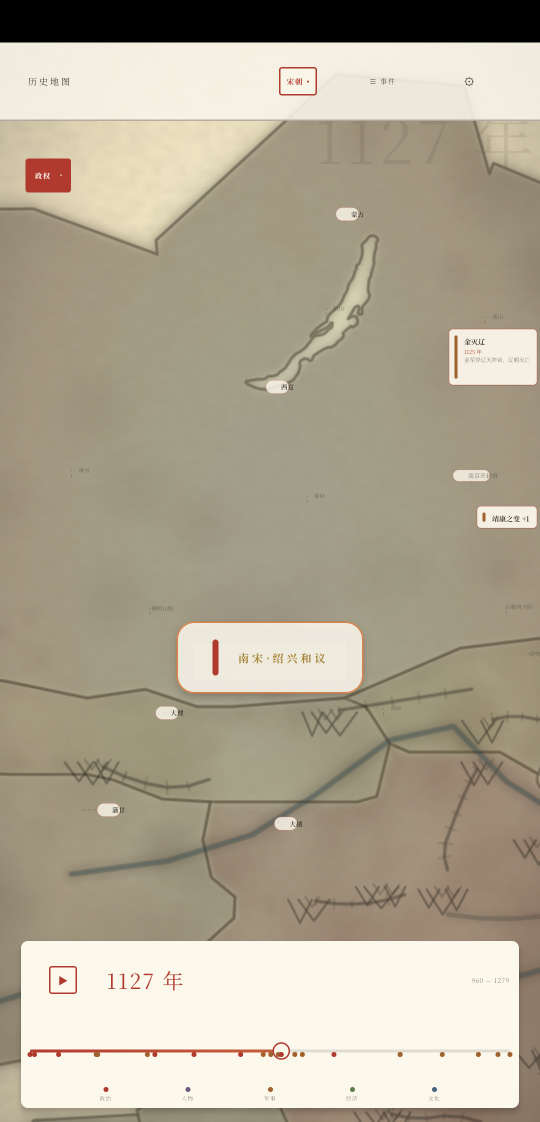
#> input picture artifacts/acceptance/bubble.png, 1080 x 2244 px (shown at 1/2 size)
$ python _analyze_img3.py ../../artifacts/acceptance/bubble.png
#> lines starting #> are read from the running program, lines starting #| are printed output that depends on the picture
# -*- coding: utf-8 -*-
import sys
from PIL import Image
from collections import Counter

def hexc(c):
    return '#%02x%02x%02x' % (c[0], c[1], c[2])

def analyze(path):
#> called with path = '../../artifacts/acceptance/bubble.png'
    im = Image.open(path).convert('RGB')
    W, H = im.size
#> W = 1080; H = 2244
    name = path.replace('\\', '/').split('/')[-1]
    print('=== %s | %dx%d ===' % (name, W, H))
#| === bubble.png | 1080x2244 ===
    sw, sh = 350, 350 * H // W
#> sw = 350; sh = 727
    small = im.resize((sw, sh))
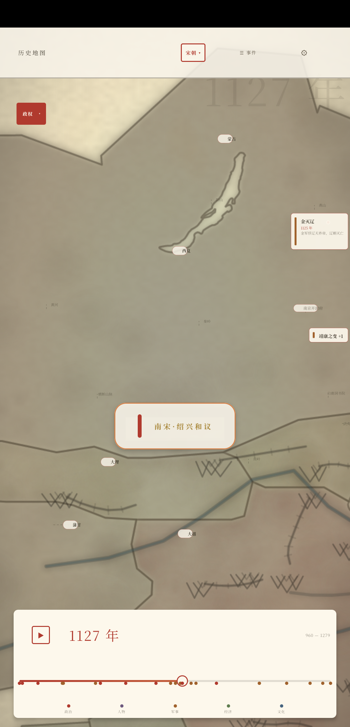
#> small: PIL image 350x727 RGB; mean R, G, B 175.4, 166.6, 147
#> (the run stopped early here; a loop or call above may not have finished)

$ run again, on artifacts/acceptance/event-log.png
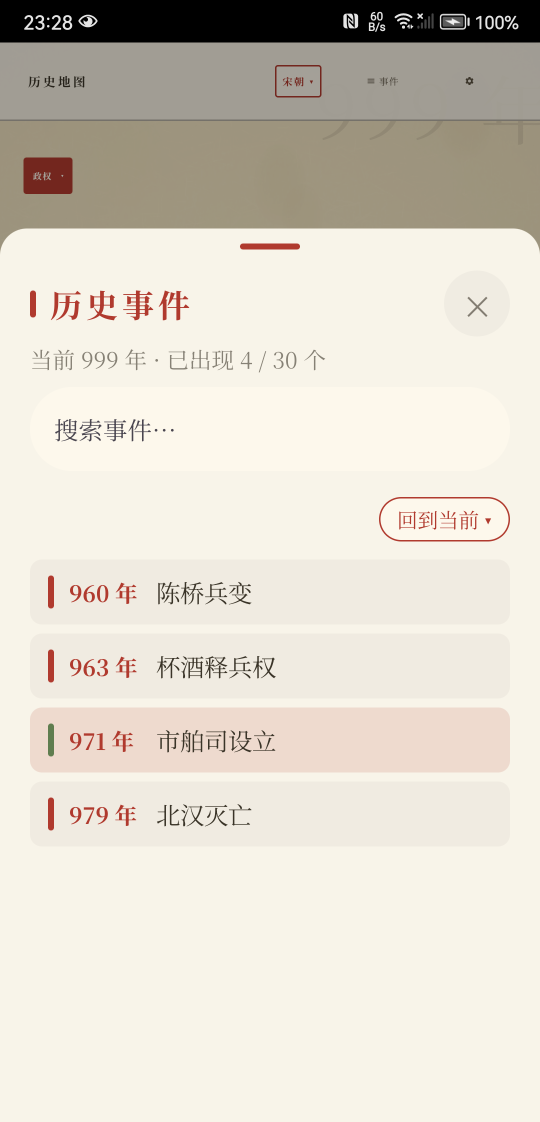
#> input picture artifacts/acceptance/event-log.png, 1080 x 2244 px (shown at 1/2 size)
#| === event-log.png | 1080x2244 ===
#> in analyze, `small = im.resize((sw, sh))`:
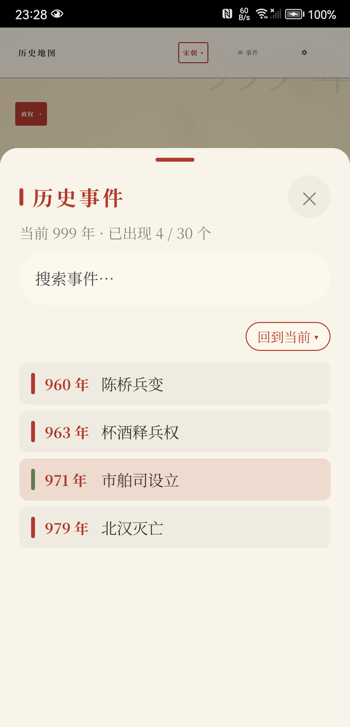
#> small: PIL image 350x727 RGB; mean R, G, B 221, 214.6, 203.1

$ run again, on artifacts/acceptance/landscape.png
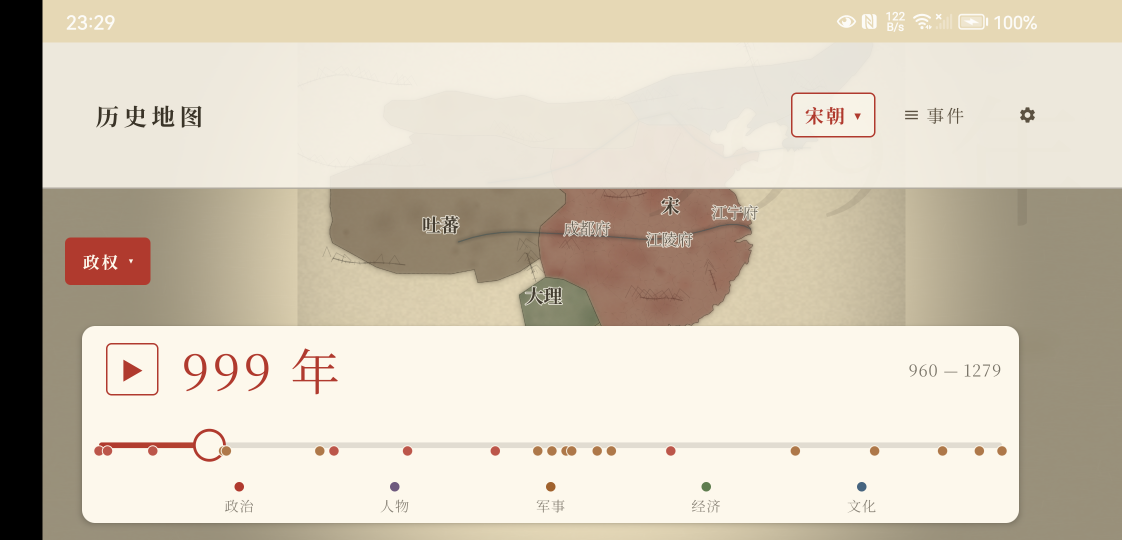
#> input picture artifacts/acceptance/landscape.png, 2244 x 1080 px (shown at 1/2 size)
#| === landscape.png | 2244x1080 ===
#> in analyze, `small = im.resize((sw, sh))`:
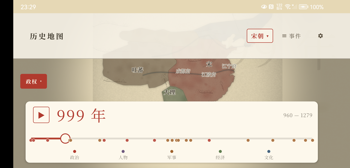
#> small: PIL image 350x168 RGB; mean R, G, B 210.1, 200.4, 183.3

$ run again, on artifacts/acceptance/legend-expanded.png
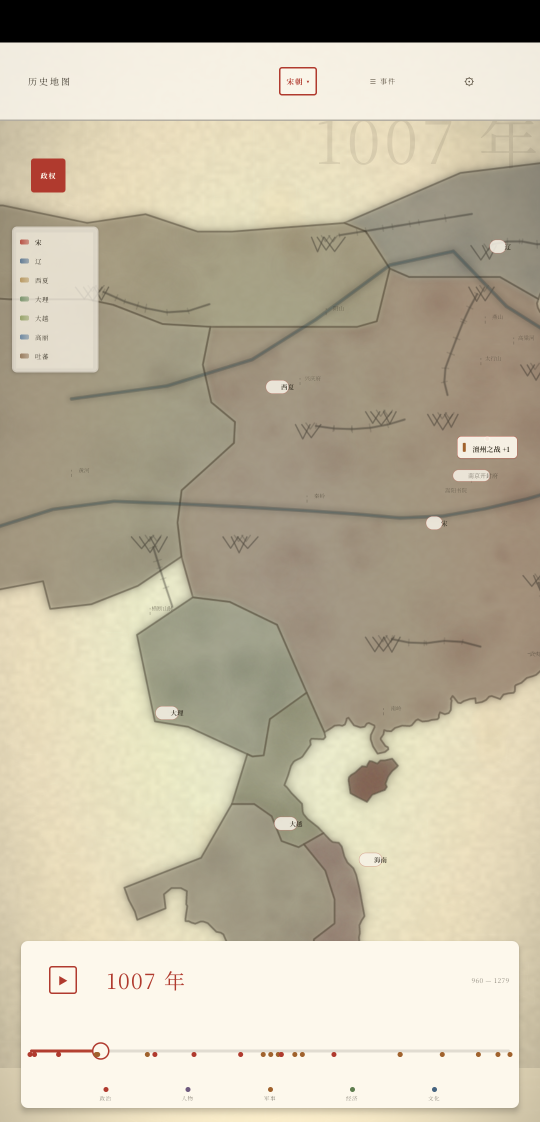
#> input picture artifacts/acceptance/legend-expanded.png, 1080 x 2244 px (shown at 1/2 size)
#| === legend-expanded.png | 1080x2244 ===
#> in analyze, `small = im.resize((sw, sh))`:
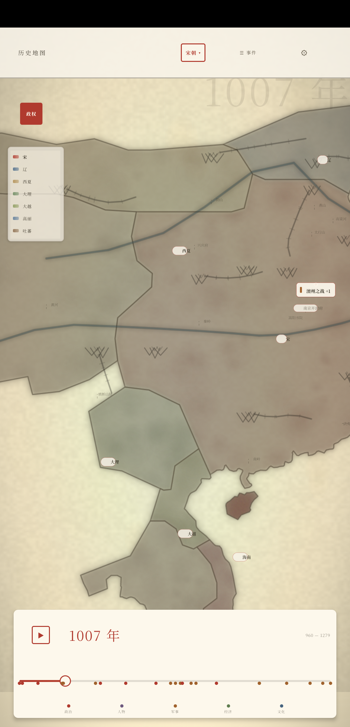
#> small: PIL image 350x727 RGB; mean R, G, B 191.3, 182.7, 161
